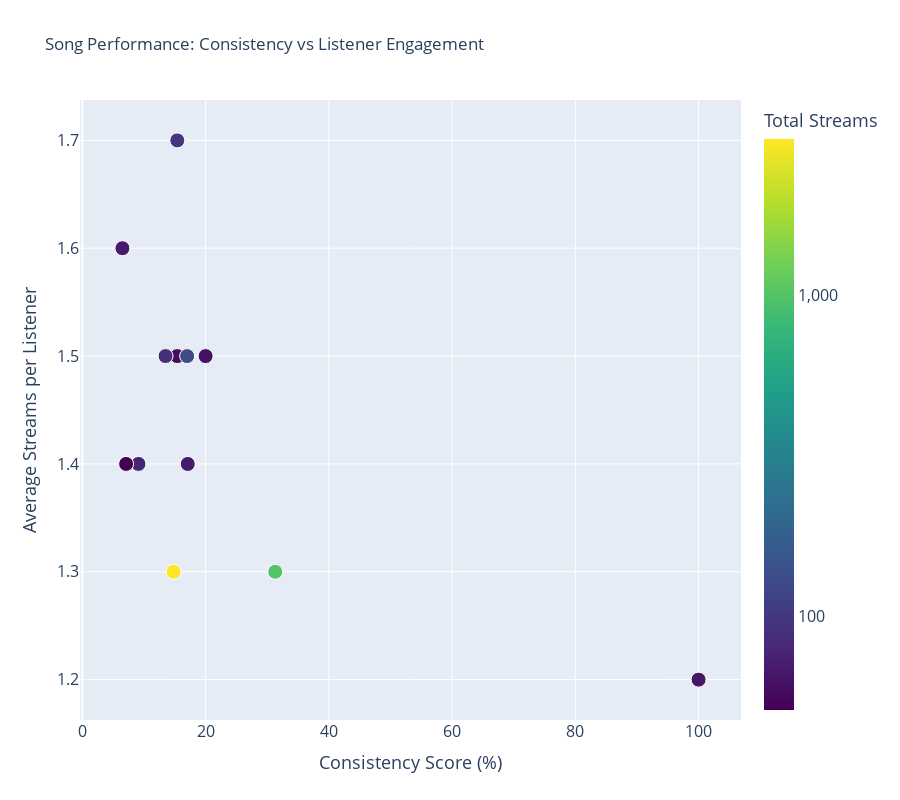

The notebook cell this image was saved under:
### Code cell
song_adoption_metrics = analyze_song_adoption_overall()

### Figure 1 — Plotly figure (JSON) as saved in the notebook; plotly's stock layout.template omitted (floating-point values rounded to 4 significant figures)
{"data": [{"customdata": [[80.7, 96, "Early Adopter", 39, 29.2], [80.7, 61, "Early Adopter", 30, 34.4], [48.7, 3060, "Early Adopter", 392, 33.8], [80.7, 56, "Early Adopter", 26, 39.3], [80.7, 130, "Early Adopter", 47, 28.5], [80.7, 76, "Early Adopter", 33, 32.9], [80.7, 67, "Early Adopter", 31, 28.4], [80.7, 89, "Early Adopter", 37, 32.6], [80.7, 50, "Early Adopter", 28, 36], [80.7, 68, "Early Adopter", 35, 26.5], [9.7, 989, "Early Adopter", 265, 30.9], [4.7, 64, "Early Adopter", 42, 39.1]], "hovertemplate": "<b>%{hovertext}</b><br>Consistency Score: %{x:.1f}%<br>Avg Weekly Streams per Listener: %{y:.1f}<br>Total Streams: %{customdata[1]:,.0f}<br>Peak to Total Ratio: %{customdata[4]:.1f}%<br>Active Cities: %{customdata[3]}<br>Weeks Since Release: %{customdata[0]:.1f}<br>Category: %{customdata[2]}<extra></extra>", "hovertext": ["Holding On", "The Way That It Was", "Althea", "Slipping Away", "Cycles", "Kid", "Crash", "What Home Is", "Easy", "All In", "That Thing", "Breaking Me Down"], "legendgroup": "", "marker": {"color": [1.987, 1.792, 3.486, 1.756, 2.117, 1.886, 1.833, 1.954, 1.708, 1.839, 2.996, 1.813], "coloraxis": "coloraxis", "line": {"color": "white", "width": 1}, "size": 15, "symbol": "circle"}, "mode": "markers", "name": "", "orientation": "v", "showlegend": false, "type": "scatter", "x": [15.4, 20.0, 14.8, 15.4, 17.0, 9.1, 6.5, 13.5, 7.1, 17.1, 31.3, 100.0], "xaxis": "x", "y": [1.7, 1.5, 1.3, 1.5, 1.5, 1.4, 1.6, 1.5, 1.4, 1.4, 1.3, 1.2], "yaxis": "y"}], "layout": {"coloraxis": {"colorbar": {"tickfont": {"size": 16}, "ticktext": ["100", "1,000", "10,000", "100,000"], "tickvals": [2, 3, 4, 5], "title": {"font": {"size": 18}, "text": "Total Streams"}}, "colorscale": [[0, "#440154"], [0.1111, "#482878"], [0.2222, "#3e4989"], [0.3333, "#31688e"], [0.4444, "#26828e"], [0.5556, "#1f9e89"], [0.6667, "#35b779"], [0.7778, "#6ece58"], [0.8889, "#b5de2b"], [1, "#fde725"]]}, "height": 800, "legend": {"tracegroupgap": 0}, "showlegend": false, "title": {"text": "Song Performance: Consistency vs Listener Engagement"}, "xaxis": {"anchor": "y", "domain": [0, 1], "tickfont": {"size": 16}, "title": {"font": {"size": 18}, "text": "Consistency Score (%)"}}, "yaxis": {"anchor": "x", "domain": [0, 1], "tickfont": {"size": 16}, "title": {"font": {"size": 18}, "text": "Average Streams per Listener"}}}}
